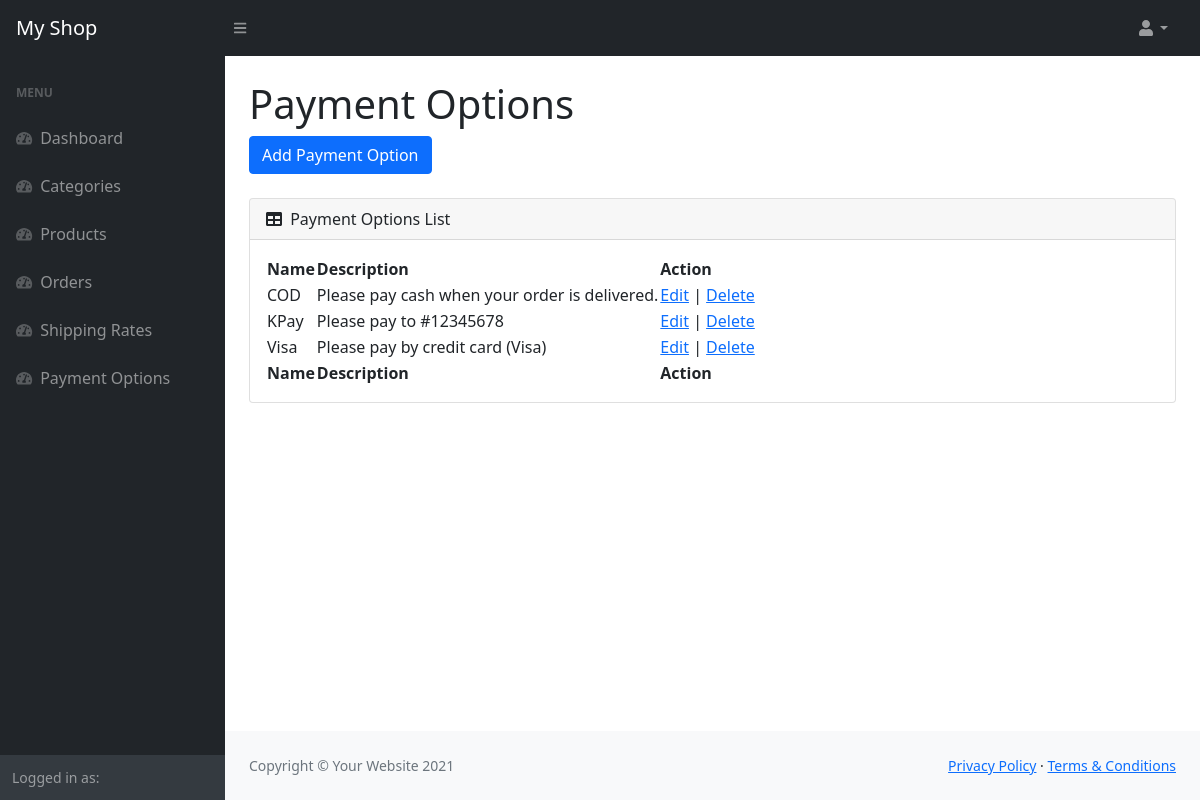
Page /admin/payment_options_list.php on the committed database.
### tables this page shows
CREATE TABLE `payment_options` (
  `id` int(11) NOT NULL,
  `name` varchar(32) NOT NULL,
  `description` text NOT NULL,
  `created_on` datetime NOT NULL DEFAULT CURRENT_TIMESTAMP
);

### admin/payment_options_list.php (the view, shortened to what this page needs)
<?php
include('inc/connect.php');
$sql = "SELECT * FROM payment_options";
$result = $conn->query($sql);
$payment_options = array();
if ($result->num_rows > 0) {
  while($row = $result->fetch_assoc()) {
    array_push($payment_options, $row);
  }
}
?>
<?php include("inc/header.php"); ?>
            <main>
                <div class="container-fluid px-4">
                    <h1 class="mt-4">Payment Options</h1>
                    <a class="btn btn-primary " href="payment_options_create.php">Add Payment Option</a>
                    <?php if(count($payment_options)): ?>
                    	<div class="card mt-4">
                            <div class="card-header">
                                <i class="fas fa-table me-1"></i>
                                Payment Options List
                            </div>
                            <div class="card-body">
                                <table id="datatablesSimple">
                                    <thead>
                                        <tr>
                                            <th>Name</th>
                                            <th>Description</th>
                                            <th>Action</th>
                                        </tr>
                                    </thead>
                                    <tfoot>
                                        <tr>
                                            <th>Name</th>
                                            <th>Description</th>
                                            <th>Action</th>
                                        </tr>
                                    </tfoot>
                                    <tbody>
                                    	<?php
                                    		foreach($payment_options as $payment_option){
                                    			$description = nl2br($payment_option['description']);
                                    			$html = "<tr>";
                                            	$html .= "<td>{$payment_option['name']}</td>";
                                            	$html .= "<td>$description</td>";
                                                $html .= "<td>";
                                            	$html .= "<a href='payment_options_update.php?id={$payment_option['id']}'/>Edit</a> | ";
                                            	$html .= "<a href='payment_options_delete.php?id={$payment_option['id']}'/>Delete</a>";
                                            	$html .= "</td>";
                                        		$html .= "</tr>";
                                        		echo $html;
                                    		}
                                    	?>
                                    </tbody>
                                </table>
                            </div>
                        </div>
                    <?php else:?>
                    	<p>No records found</p>
                    <?php endif; ?>
                </div>
            </main>
<?php include("inc/footer.php"); ?>

### rows in the picture
payment_options: name "COD", description "Please pay cash when your order is delivered."
payment_options: name "KPay", description "Please pay to #12345678"
payment_options: name "Visa", description "Please pay by credit card (Visa)"
